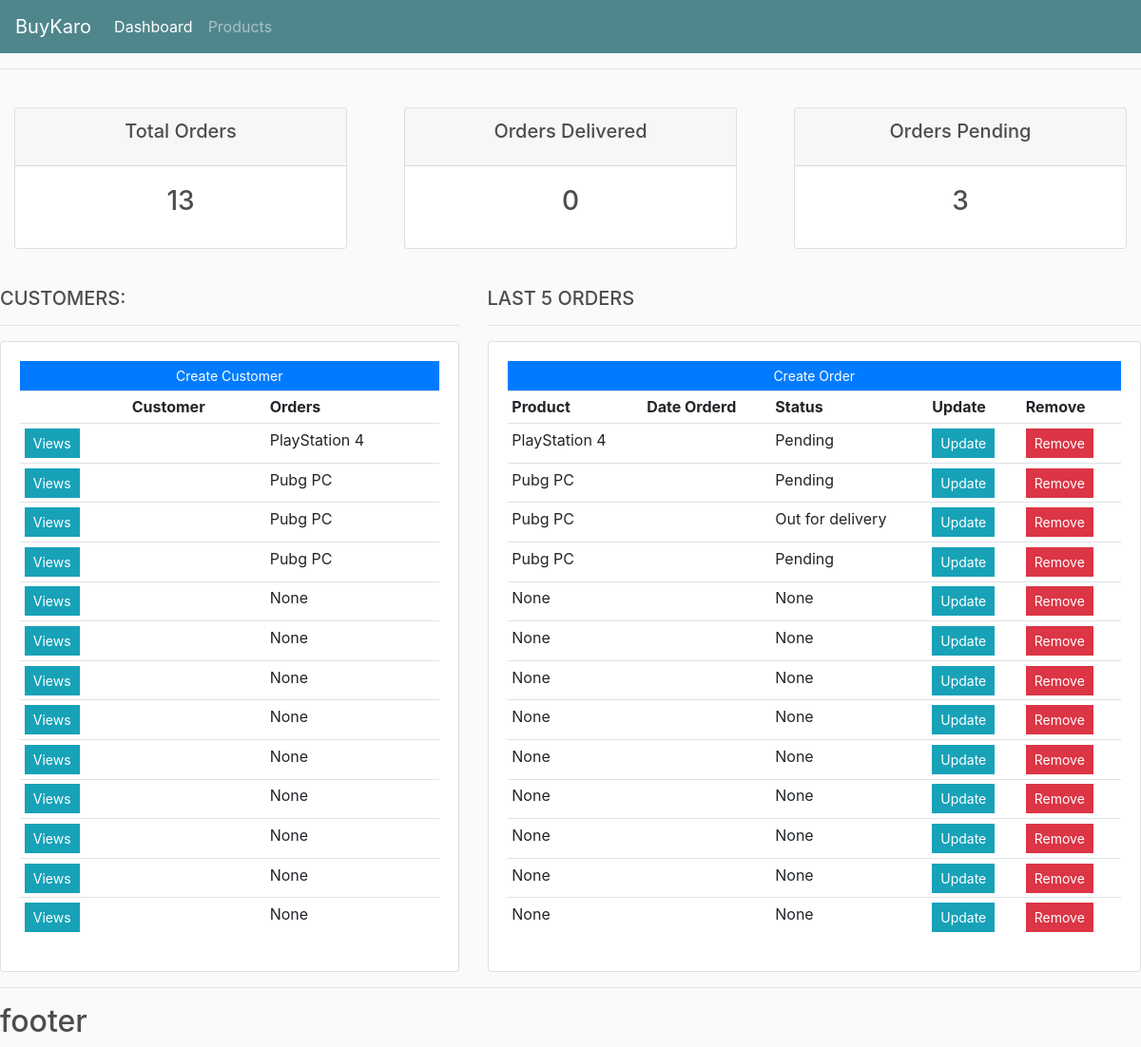
The app's page /seller/ with its own data.
### store/models.py (models this page shows, shortened)
class Order(models.Model):
	STATUS = (
	    	('Pending','Pending'),
	    	('Out for delivery','Out for delivery'),
	    	('Delivered','Delivered')
	    	)
	customer = models.ForeignKey(Customer, on_delete=models.SET_NULL, null=True, blank=True)
	Product = models.ForeignKey(Product, null=True, on_delete=models.SET_NULL)
	date_ordered = models.DateTimeField(auto_now_add=True)
	status = models.CharField(max_length=200,null= True,choices=STATUS)
	note = models.CharField(max_length=1000,null= True)
	complete = models.BooleanField(default=False)
	transaction_id = models.CharField(max_length=100, null=True)

class Product(models.Model):
	CATEGORY = (
			('Input','Input'),
	    	('Output','Output')
	    )
	name = models.CharField(max_length=200)
	price = models.FloatField()
	digital = models.BooleanField(default=False,null=True, blank=True)
	image = models.ImageField(null=True, blank=True)
	description= models.CharField(max_length=200,null=True,blank=True)
	date_created= models.DateTimeField(auto_now_add=True,null=True)
	def __str__(self):
		return self.name

### accounts/views.py (the view)
# urls.py: path('seller/', views.home, name ="home"),
def home(request):
	orders = Order.objects.all()
	total_orders = orders.count()
	Pending = orders.filter(status='Pending').count()
	delivered = orders.filter(status='Delivered').count()
	context = {'orders':orders,'total_orders':total_orders,
	'Pending':Pending,'delivered':delivered}
	return render(request, 'accounts/dashboard.html',context)

### accounts/templates/accounts/dashboard.html
{% extends 'accounts/main.html' %}
{% block content %}
{% include 'accounts/status.html' %}
<br>
<div class="row">
 <div class="col-md-5">
  <h5>CUSTOMERS:</h5>
  <hr>
  <div class="card card-body">
   <a class="btn btn-primary  btn-sm btn-block" href="{% url 'create_user' %}">Create Customer</a>
   <table class="table table-sm">
    <tr>
    <th></th>
     <th>Customer</th>
     <th>Orders</th>
    </tr>
{% for order in orders %}
      <tr>
        <td><a class="btn btn-sm btn-info" href="{% url 'customer' order.Customer.id %}">Views</a></td>
      <td>{{order.Customer}}</td>
      <td>{{order.Product}}</td>
      </tr>
{% endfor %}
   </table>
  </div>
 </div>
 <div class="col-md-7">
  <h5>LAST 5 ORDERS</h5>
  <hr>
  <div class="card card-body">
   <a class="btn btn-primary  btn-sm btn-block" href="{% url 'create_order' %}">Create Order</a>
   <table class="table table-sm">
    <tr>
     <th>Product</th>
     <th>Date Orderd</th>
     <th>Status</th>
     <th>Update</th>
     <th>Remove</th>
    </tr>
    {% for order in orders %}
    <tr>
      <td>{{order.Product}}</td>
    <td>{{order.date_created}}</td>
    <td>{{order.status}}</td>
    <td><a class ="btn btn-sm btn-info" href="{% url 'update_order' order.id %}">Update</a></td>
    <td><a class ="btn btn-sm btn-danger" href="{% url 'delete_order' order.id %}">Remove</a></td>
    </tr>
    {%endfor%}
   </table>
  </div>
 </div>
</div>
{% endblock %}

### static/css/main.css (style rules this page uses)
body { background-color: hsl(0, 0%, 98%); }
h1,h2,h3,h4,h5,h6 { color:hsl(0, 0%, 30%); }
.btn { border-radius: 0; }

### records on screen
Order: Product "PlayStation 4", status "Pending"
Order: Product "Pubg PC", status "Pending"
Order: Product "Pubg PC", status "Out for delivery"
Order: Product "Pubg PC", status "Pending"
Order: Product "None", status "None"
Order: Product "None", status "None"
Order: Product "None", status "None"
Order: Product "None", status "None"
Order: Product "None", status "None"
Order: Product "None", status "None"
Order: Product "None", status "None"
Order: Product "None", status "None"
Order: Product "None", status "None"

### other values on screen
{{ total_orders }} "13"
{{ delivered }} "0"
{{ Pending }} "3"
